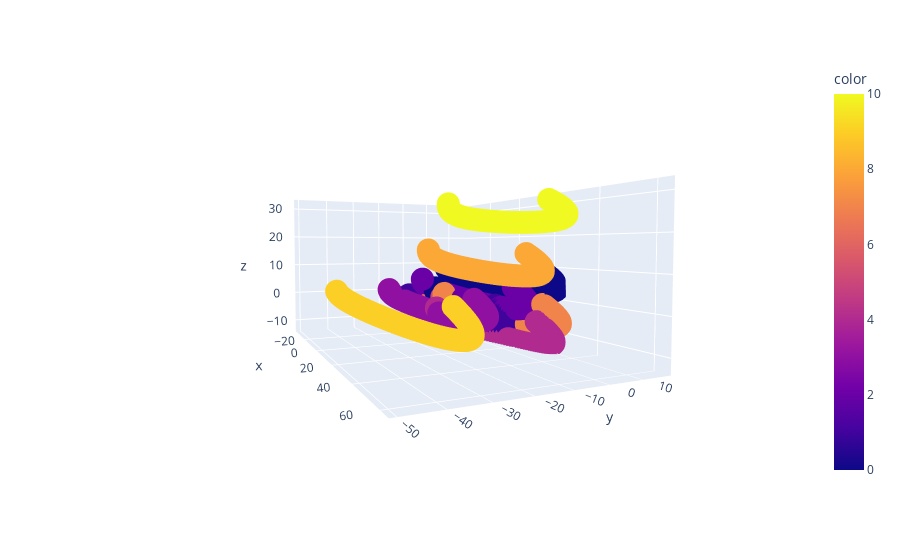

The notebook cell saved with this chart:
### Code cell
abundance_pca = pca.transform(abundance_pd)
fig = px.scatter_3d(x=abundance_pca[:, 0], y=abundance_pca[:, 1], z=abundance_pca[:, 2], color=exp_vec, 
                    hover_data={"dis":X_ref["dis_protocol"].to_numpy()})
fig.show()

### Figure 1 — Plotly figure (JSON) as saved in the notebook; plotly's stock layout.template omitted (floating-point values rounded to 4 significant figures; data arrays with more than 128 entries replaced by an {"elided": "..."} marker saying what was removed)
{"data": [{"customdata": {"elided": "1200x1 int values"}, "hovertemplate": "x=%{x}<br>y=%{y}<br>z=%{z}<br>dis=%{customdata[0]}<br>color=%{marker.color}<extra></extra>", "legendgroup": "", "marker": {"color": {"elided": "1200 int values"}, "coloraxis": "coloraxis", "symbol": "circle"}, "mode": "markers", "name": "", "scene": "scene", "showlegend": false, "type": "scatter3d", "x": {"elided": "1200 float values"}, "y": {"elided": "1200 float values"}, "z": {"elided": "1200 float values"}}], "layout": {"autosize": true, "coloraxis": {"colorbar": {"title": {"text": "color"}}, "colorscale": [[0, "#0d0887"], [0.1111, "#46039f"], [0.2222, "#7201a8"], [0.3333, "#9c179e"], [0.4444, "#bd3786"], [0.5556, "#d8576b"], [0.6667, "#ed7953"], [0.7778, "#fb9f3a"], [0.8889, "#fdca26"], [1, "#f0f921"]]}, "legend": {"tracegroupgap": 0}, "margin": {"t": 60}, "scene": {"aspectmode": "auto", "aspectratio": {"x": 1.47, "y": 1.007, "z": 0.6755}, "camera": {"center": {"x": 0, "y": 0, "z": 0}, "eye": {"x": 1.948, "y": -0.9178, "z": 0.1011}, "projection": {"type": "perspective"}, "up": {"x": -0.002819, "y": 0.004591, "z": 1.0}}, "domain": {"x": [0, 1], "y": [0, 1]}, "xaxis": {"title": {"text": "x"}, "type": "linear"}, "yaxis": {"title": {"text": "y"}, "type": "linear"}, "zaxis": {"title": {"text": "z"}, "type": "linear"}}}}
